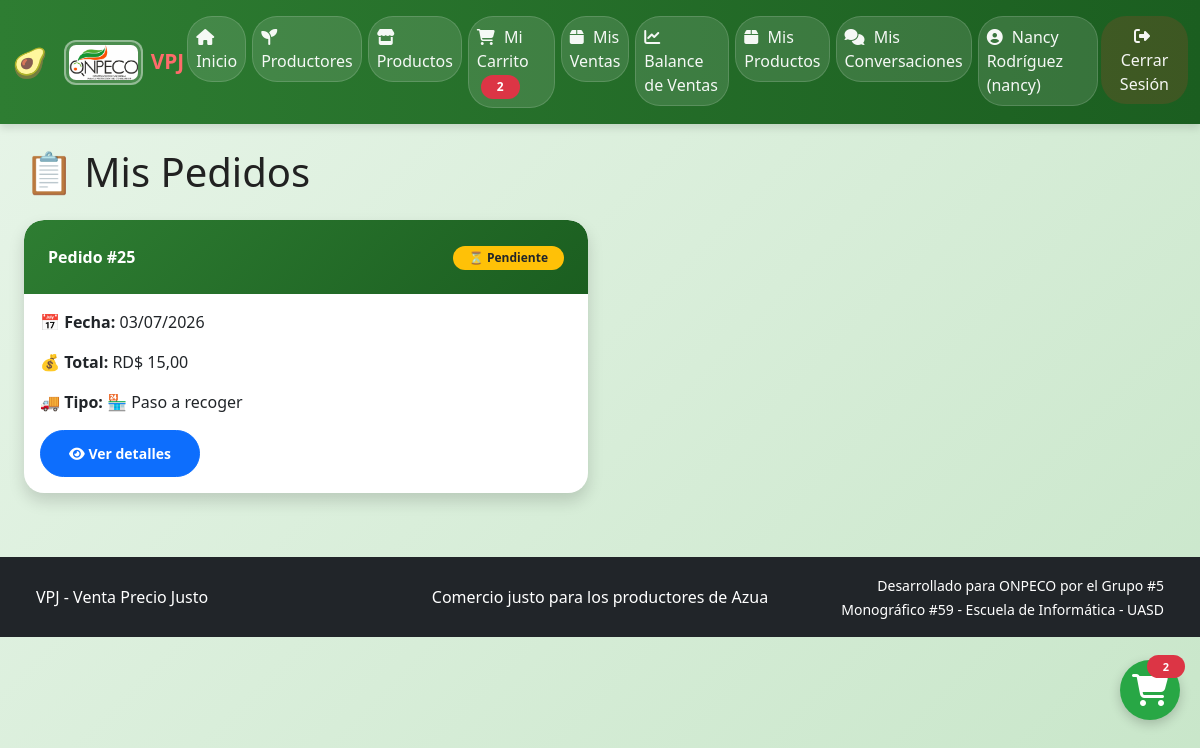
The page /cart/mis-pedidos/ (signed in) on the database its author committed.
### apps/users/models.py (models this page shows, shortened)
class User(AbstractUser):
    ROLES = (
        ('productor', 'Productor'),
        ('consumidor', 'Consumidor'),
        ('suplidor', 'Suplidor'),
        ('regulador', 'Regulador'),
        ('acopio', 'Centro de Acopio'),
    )
    NIVELES_REPUTACION = (
        ('excelente', '🌟 Excelente - Productor ejemplar'),
        ('bueno', '👍 Bueno - Cumple con lo pactado'),
        ('regular', '⚠️ Regular - Presenta quejas ocasionales'),
        ('malo', '👎 Malo - Múltiples quejas justificadas'),
        ('critico', '🚨 Crítico - Riesgo para consumidores'),
    )
    role = models.CharField(
        max_length=20,
        choices=ROLES,
        default='consumidor',
        help_text="Rol del usuario en el sistema VPJ"
    )
    phone = models.CharField(
        max_length=15,
        blank=True,
        null=True,
        help_text="Número de teléfono del usuario"
    )
    address = models.TextField(
        blank=True,
        null=True,
        help_text="Dirección física del usuario o negocio"
    )
    business_name = models.CharField(
        max_length=100,
        blank=True,
        null=True,
        help_text="Nombre del negocio o finca (para productores/suplidores)"
    )
    is_approved = models.BooleanField(
        default=False,
        help_text="Indica si el productor/suplidor ha sido aprobado por ONPECO"
    )
    is_profile_public = models.BooleanField(
        default=True,
        help_text="Si es True, el perfil público es visible para todos. Si es False, solo el productor y ONPECO pueden verlo."
    )
    reputacion_actual = models.CharField(
        max_length=20,
        choices=NIVELES_REPUTACION,
        default='bueno',
        blank=True,
        null=True,
        help_text="Nivel de reputación asignado por ONPECO"
    )
    must_change_password = models.BooleanField(
        default=False,
        help_text="Indica si el usuario debe cambiar su contraseña al iniciar sesión (contraseña temporal)"
    )
    def get_full_name(self):
        if self.first_name and self.last_name:
            return f"{self.first_name} {self.last_name}"
        elif self.first_name:
            return self.first_name
        elif self.last_name:
            return self.last_name
        return self.username  # Si no tiene nombre, muestra la cédula
    def get_display_name(self):
        nombre = self.get_full_name()
        if nombre != self.username:
            return f"{nombre} ({self.username})"
        return self.username

### apps/cart/models.py (models this page shows, shortened)
class Cart(models.Model):
    user = models.OneToOneField(
        settings.AUTH_USER_MODEL,
        on_delete=models.CASCADE,
        related_name='cart',
        help_text="Usuario dueño del carrito"
    )
    created_at = models.DateTimeField(
        auto_now_add=True,
        help_text="Fecha de creación del carrito"
    )
    updated_at = models.DateTimeField(
        auto_now=True,
        help_text="Fecha de última actualización del carrito"
    )
    def get_total_items(self):
        return sum(item.quantity for item in self.items.all())
    class Meta:
        verbose_name = "Carrito"
        verbose_name_plural = "Carritos"

class CartItem(models.Model):
    cart = models.ForeignKey(
        Cart,
        on_delete=models.CASCADE,
        related_name='items',
        help_text="Carrito al que pertenece este item"
    )
    product = models.ForeignKey(
        Product,
        on_delete=models.CASCADE,
        help_text="Producto agregado al carrito"
    )
    quantity = models.PositiveIntegerField(
        default=1,
        help_text="Cantidad de unidades del producto"
    )
    added_at = models.DateTimeField(
        auto_now_add=True,
        help_text="Fecha y hora en que se agregó al carrito"
    )
    class Meta:
        verbose_name = "Item del carrito"
        verbose_name_plural = "Items del carrito"
        unique_together = ['cart', 'product']  # Un producto no puede estar dos veces

class Order(models.Model):
    ESTADO_CHOICES = [
        ('pending', '⏳ Pendiente de confirmación'),
        ('confirmed', '✅ Confirmado por productor'),
        ('preparing', '📦 En preparación'),
        ('delivered', '🏠 Entregado - Pago realizado'),
        ('cancelled', '❌ Cancelado'),
    ]
    TIPO_ENTREGA_CHOICES = [
        ('delivery', '🚚 Entrega a domicilio'),
        ('pickup', '🏪 Paso a recoger (Retiro en punto de venta)'),
    ]
    PAGO_CHOICES = [
        ('pending', '⏳ Pendiente de pago'),
        ('partial', '💰 Pago parcial'),
        ('paid', '✅ Pagado'),
    ]
    user = models.ForeignKey(
        settings.AUTH_USER_MODEL,
        on_delete=models.CASCADE,
        related_name='orders',
        help_text="Consumidor que realiza el pedido"
    )
    seller = models.ForeignKey(
        settings.AUTH_USER_MODEL,
        on_delete=models.CASCADE,
        related_name='received_orders',
        null=True,
        blank=True,
        help_text="Productor o suplidor que recibe el pedido"
    )
    acopio = models.ForeignKey(
        settings.AUTH_USER_MODEL,
        on_delete=models.CASCADE,
        related_name='acopio_orders',
        null=True,
        blank=True,
        help_text="Centro de Acopio que gestiona el pedido"
    )
    created_at = models.DateTimeField(
        auto_now_add=True,
        help_text="Fecha y hora de creación del pedido"
    )
    updated_at = models.DateTimeField(
        auto_now=True,
        help_text="Fecha y hora de última actualización"
    )
    status = models.CharField(
        max_length=20,
        choices=ESTADO_CHOICES,
        default='pending',
        help_text="Estado actual del pedido"
    )
    total_amount = models.DecimalField(
        max_digits=10,
        decimal_places=2,
        default=0,
        help_text="Monto total del pedido"
    )
    payment_status = models.CharField(
        max_length=20,
        choices=PAGO_CHOICES,
        default='pending',
        help_text="Estado del pago a los productores"
    )
    payment_date = models.DateTimeField(
        blank=True,
        null=True,
        help_text="Fecha en que se completó el pago"
    )
    payment_breakdown = models.JSONField(
        default=dict,
        blank=True,
        help_text="Desglose de pagos por productor (JSON)"
    )
    delivery_type = models.CharField(
        max_length=20,
        choices=TIPO_ENTREGA_CHOICES,
        default='delivery',
        help_text="Tipo de entrega seleccionado"
    )
    shipping_address = models.TextField(
        blank=True,
        help_text="Dirección donde se entregará el pedido"
    )
    pickup_location = models.CharField(
        max_length=255,
        blank=True,
        help_text="Lugar donde recogerá el pedido"
    )
    phone_number = models.CharField(
        max_length=20,
        blank=True,
        help_text="Número de contacto para la entrega"
    )
    delivery_instructions = models.TextField(
        blank=True,
        help_text="Instrucciones adicionales para la entrega"
    )
    notes = models.TextField(
        blank=True,
        help_text="Notas adicionales del pedido"
    )
    class Meta:
        ordering = ['-created_at']
        verbose_name = "Pedido"
        verbose_name_plural = "Pedidos"

### apps/cart/views.py (the view)
# urls.py: path('mis-pedidos/', views.mis_pedidos, name='mis_pedidos'),
@login_required
def mis_pedidos(request):
    from .models import Order
    orders = Order.objects.filter(user=request.user).order_by('-created_at')
    context = {
        'orders': orders,
    }
    return render(request, 'cart/mis_pedidos.html', context)

### templates/cart/mis_pedidos.html (shortened to what this page needs)
{% extends 'base/base.html' %}
{% load static %}
{% block content %}
<div class="container mt-4">
    <h1 class="mb-4">📋 Mis Pedidos</h1>
    {% if orders %}
    <div class="row">
        {% for order in orders %}
        <div class="col-md-6 mb-3">
            <div class="card shadow">
                <div class="card-header bg-success text-white d-flex justify-content-between align-items-center">
                    <strong>Pedido #{{ order.id }}</strong>
                    <span>
                        {% if order.status == 'pending' %}
                            <span class="badge bg-warning text-dark">⏳ Pendiente</span>
                        {% elif order.status == 'confirmed' %}
                            <span class="badge bg-info">✅ Confirmado</span>
                        {% elif order.status == 'preparing' %}
                            <span class="badge bg-primary">📦 En preparación</span>
                        {% elif order.status == 'delivered' %}
                            <span class="badge bg-success">🏠 Entregado</span>
                        {% elif order.status == 'cancelled' %}
                            <span class="badge bg-danger">❌ Cancelado</span>
                        {% endif %}
                    </span>
                </div>
                <div class="card-body">
                    <p><strong>📅 Fecha:</strong> {{ order.created_at|date:"d/m/Y" }}</p>
                    <p><strong>💰 Total:</strong> RD$ {{ order.total_amount|floatformat:2 }}</p>
                    <p><strong>🚚 Tipo:</strong>
                        {% if order.delivery_type == 'delivery' %}
                            🚚 Entrega a domicilio
                        {% else %}
                            🏪 Paso a recoger
                        {% endif %}
                    </p>
                    <a href="{% url 'cart:detalle_pedido' order.id %}" class="btn btn-sm btn-primary">
                        <i class="fas fa-eye"></i> Ver detalles
                    </a>
                </div>
            </div>
        </div>
        {% endfor %}
    </div>
    {% endif %}
</div>
{% endblock %}

### templates/base/base.html (shortened to what this page needs)
<!DOCTYPE html>
<html lang="es">
<head>
    {% load static %}
    <link href="https://cdn.jsdelivr.net/npm/bootstrap@5.3.0/dist/css/bootstrap.min.css" rel="stylesheet">
    <link rel="stylesheet" href="https://cdnjs.cloudflare.com/ajax/libs/font-awesome/6.4.0/css/all.min.css">
    <link rel="stylesheet" href="{% static 'css/style.css' %}">
</head>
<body>
    <nav class="navbar navbar-expand-lg navbar-dark bg-success">
        <div class="container">
            <a class="navbar-brand" href="{% url 'inicio' %}">
                <a href="https://onpeco.org/" target="_blank" title="Visitar sitio oficial de ONPECO" style="text-decoration: none; display: flex; align-items: center;">
                    <img src="/media/logo_onpeco.png" alt="ONPECO" height="45" class="d-inline-block align-top me-2" style="border-radius: 12px; border: 2px solid rgba(255,255,255,0.4); padding: 3px; background: rgba(255,255,255,0.15); object-fit: cover;">
                </a>
                <span style="font-size: 1.3rem; font-weight: 700; white-space: nowrap; color: #FF6B6B; cursor: pointer;"
                      data-bs-toggle="modal"
                      data-bs-target="#modalVPJ"
                      title="Haz clic para conocer más sobre VPJ">
                    VPJ
                </span>
            </a>
            <div class="collapse navbar-collapse" id="navbarNav">
                <ul class="navbar-nav ms-auto">
                    <li class="nav-item">
                        <a class="nav-link" href="{% url 'inicio' %}">
                            <i class="fas fa-home"></i> Inicio
                        </a>
                    </li>
                    <li class="nav-item">
                        <a class="nav-link" href="{% url 'users:lista_productores_publicos' %}">
                            <i class="fas fa-seedling"></i> Productores
                        </a>
                    </li>
                    {% if user.is_authenticated %}
                        <li class="nav-item">
                            <a class="nav-link" href="{% url 'marketplace:lista_productos' %}">
                                <i class="fas fa-store"></i> Productos
                            </a>
                        </li>
                        {% if user.is_authenticated and user.role != 'regulador' and user.role != 'acopio' %}
                        <li class="nav-item">
                            <a class="nav-link" href="{% url 'cart:ver_carrito' %}">
                                <i class="fas fa-shopping-cart"></i> Mi Carrito
                                {% if user.cart.get_total_items > 0 %}
                                <span class="badge bg-danger ms-1">{{ user.cart.get_total_items }}</span>
                                {% endif %}
                            </a>
                        </li>
                        {% endif %}
                        {% if user.role == 'productor' or user.role == 'suplidor' %}
                        <li class="nav-item">
                            <a class="nav-link" href="{% url 'cart:mis_ventas' %}">
                                <i class="fas fa-box"></i> Mis Ventas
                            </a>
                        </li>
                        {% endif %}
                        {% if user.role == 'productor' or user.role == 'suplidor' %}
                        <li class="nav-item">
                            <a class="nav-link" href="{% url 'cart:balance_ventas' %}">
                                <i class="fas fa-chart-line"></i> Balance de Ventas
                            </a>
                        </li>
                        {% endif %}
                        {% if user.role == 'productor' or user.role == 'suplidor' %}
                        <li class="nav-item">
                            <a class="nav-link" href="{% url 'marketplace:mis_productos' %}">
                                <i class="fas fa-box"></i> Mis Productos
                            </a>
                        </li>
                        {% endif %}
                        <li class="nav-item">
                            <a class="nav-link" href="{% url 'chat:mis_chats' %}">
                                <i class="fas fa-comments"></i> Mis Conversaciones
                            </a>
                        </li>
                        <li class="nav-item">
                            <a class="nav-link" href="{% url 'users:perfil' %}">
                                <i class="fas fa-user-circle"></i>
                                {% if user.role == 'regulador' %}
                                    Regulador
                                {% else %}
                                    {{ user.get_display_name }}
                                {% endif %}
                            </a>
                        </li>
                        <li class="nav-item">
                            <form action="{% url 'logout' %}" method="post" style="display: inline;">
                                <button type="submit" class="btn btn-link nav-link" style="border: none; background: none; color: white; text-decoration: none; border-radius: 25px; padding: 8px 18px; margin: 0; cursor: pointer; width: auto;">
                                    <i class="fas fa-sign-out-alt"></i> Cerrar Sesión
                                </button>
                            </form>
                        </li>
                    {% endif %}
                </ul>
            </div>
        </div>
    </nav>
    <main class="container my-4">
        {% block content %}
        {% endblock %}
    </main>
    <footer class="bg-dark text-white text-center py-3 mt-5">
        <div class="container">
            <div class="row align-items-center">
                <div class="col-md-4 text-center text-md-start">
                    <span>VPJ - Venta Precio Justo</span>
                </div>
                <div class="col-md-4 text-center">
                    <p class="mb-0">Comercio justo para los productores de Azua</p>
                </div>
                <div class="col-md-4 text-center text-md-end">
                    <small>Desarrollado para ONPECO por el Grupo #5<br>Monográfico #59 - Escuela de Informática - UASD</small>
                </div>
            </div>
        </div>
    </footer>
    {% if user.is_authenticated and user.role != 'regulador' and user.role != 'acopio' %}
        <a href="{% url 'cart:ver_carrito' %}" class="cart-float-btn" title="Ver mi carrito">
            <i class="fas fa-shopping-cart fa-2x"></i>
            {% if user.cart.get_total_items > 0 %}
            <span class="badge bg-danger rounded-pill" style="position: absolute; top: -5px; right: -5px; font-size: 11px;">
                {{ user.cart.get_total_items }}
            </span>
            {% endif %}
        </a>
    {% endif %}
</body>
</html>

### rows shown on the page
User: cart.get_total_items "2", get_display_name "Nancy Rodríguez (nancy)"
Order: id "25", status "⏳ Pendiente", created_at "03/07/2026", total_amount "15,00", delivery_type "🏪 Paso a recoger"
